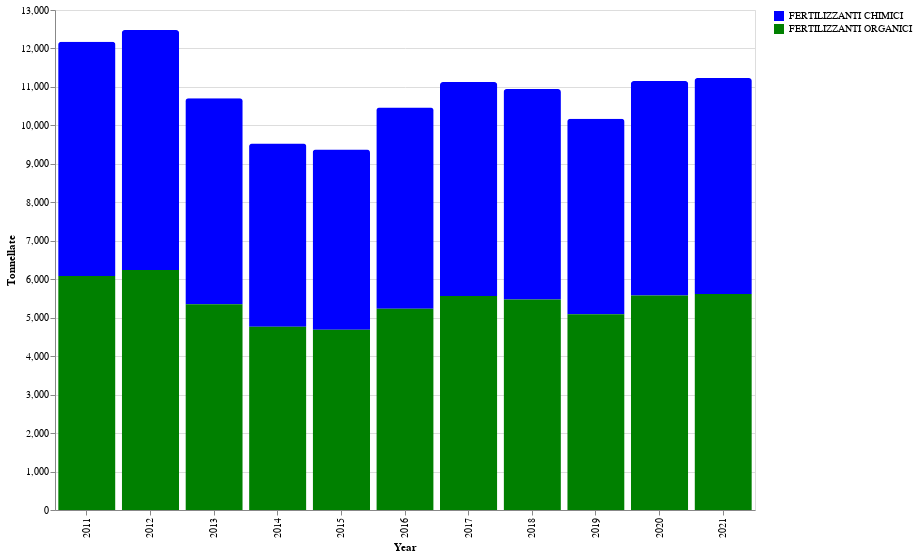

Write notebook code for a chart like this one.
### Code cell
tot_fert = pd.DataFrame({
    'Year': ['2011', '2012', '2013', '2014', '2015', '2016', '2017', '2018', '2019', '2020', '2021'],
    'FERTILIZZANTI CHIMICI': [6086, 6241, 5352, 4764, 4686, 5232, 5563, 5472, 5087, 5576, 5615],
    'FERTILIZZANTI ORGANICI': [3311, 3174, 3330, 3342, 3195, 3636, 3785, 3674, 3875, 3994, 3833]
})

# Creazione del grafico utilizzando Altair
chart = alt.Chart(tot_fert).mark_bar(
    cornerRadiusTopLeft=3,
    cornerRadiusTopRight=3
).encode(
    x='Year:O',
    y=alt.Y('FERTILIZZANTI CHIMICI:Q', axis=alt.Axis(title='Tonnellate')),  # Asse y con etichetta "Tonnellate"
    color=alt.Color('Fertilizzanti:N', scale=alt.Scale(domain=['FERTILIZZANTI CHIMICI', 'FERTILIZZANTI ORGANICI'], range=['blue', 'green']), legend=alt.Legend(title=None)),  # Colore e legenda per i fertilizzanti
).properties(
    width=700,
    height=500
).transform_fold(
    fold=['FERTILIZZANTI CHIMICI', 'FERTILIZZANTI ORGANICI'],  # Unisci le due colonne in una singola colonna "Fertilizzanti"
    as_=['Fertilizzanti', 'Tonnellate']  # Rinomina le colonne unite
)

display(chart)

### Figure 1 — Vega-Lite specification as saved in the notebook (floating-point values rounded to 4 significant figures)
{"config": {"view": {"continuousWidth": 300, "continuousHeight": 300}}, "data": {"name": "data-2ad3a2928cc5a15cc9fb6e721d870441"}, "mark": {"type": "bar", "cornerRadiusTopLeft": 3, "cornerRadiusTopRight": 3}, "encoding": {"color": {"field": "Fertilizzanti", "legend": {"title": null}, "scale": {"domain": ["FERTILIZZANTI CHIMICI", "FERTILIZZANTI ORGANICI"], "range": ["blue", "green"]}, "type": "nominal"}, "x": {"field": "Year", "type": "ordinal"}, "y": {"axis": {"title": "Tonnellate"}, "field": "FERTILIZZANTI CHIMICI", "type": "quantitative"}}, "height": 500, "transform": [{"fold": ["FERTILIZZANTI CHIMICI", "FERTILIZZANTI ORGANICI"], "as": ["Fertilizzanti", "Tonnellate"]}], "width": 700, "$schema": "https://vega.github.io/schema/vega-lite/v5.6.1.json", "datasets": {"data-2ad3a2928cc5a15cc9fb6e721d870441": [{"Year": "2011", "FERTILIZZANTI CHIMICI": 6086, "FERTILIZZANTI ORGANICI": 3311}, {"Year": "2012", "FERTILIZZANTI CHIMICI": 6241, "FERTILIZZANTI ORGANICI": 3174}, {"Year": "2013", "FERTILIZZANTI CHIMICI": 5352, "FERTILIZZANTI ORGANICI": 3330}, {"Year": "2014", "FERTILIZZANTI CHIMICI": 4764, "FERTILIZZANTI ORGANICI": 3342}, {"Year": "2015", "FERTILIZZANTI CHIMICI": 4686, "FERTILIZZANTI ORGANICI": 3195}, {"Year": "2016", "FERTILIZZANTI CHIMICI": 5232, "FERTILIZZANTI ORGANICI": 3636}, {"Year": "2017", "FERTILIZZANTI CHIMICI": 5563, "FERTILIZZANTI ORGANICI": 3785}, {"Year": "2018", "FERTILIZZANTI CHIMICI": 5472, "FERTILIZZANTI ORGANICI": 3674}, {"Year": "2019", "FERTILIZZANTI CHIMICI": 5087, "FERTILIZZANTI ORGANICI": 3875}, {"Year": "2020", "FERTILIZZANTI CHIMICI": 5576, "FERTILIZZANTI ORGANICI": 3994}, {"Year": "2021", "FERTILIZZANTI CHIMICI": 5615, "FERTILIZZANTI ORGANICI": 3833}]}}
